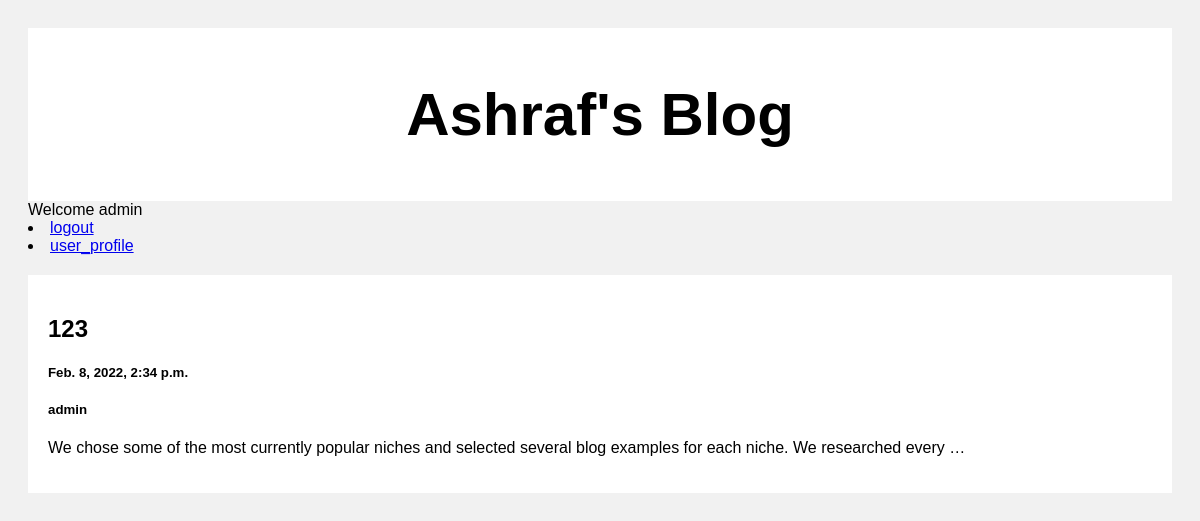
The app's page / (signed in) with its own data.
### blog_post/models.py (models this page shows)
class Post(models.Model):
    title = models.CharField(max_length=100)
    body = models.CharField(max_length=1000000000)
    created_at = models.DateTimeField(default=datetime.now,blank=True)
    author = models.ForeignKey(User,default=1,null=True,on_delete=models.SET_NULL)

### blog_post/views.py (the view)
# urls.py: path('',views.index,name='index'),
def index(request):
    posts = Post.objects.all()
    return render(request,'index.html',{'posts':posts})

### templates/index.html (shortened to what this page needs)
<!DOCTYPE html>
<html>
<head>
</head>
<body>
<div class="header">
  <h2>Ashraf's Blog</h2>
</div>
{% if user.is_authenticated %}
    Welcome {{user.username}} <br>
    {% else %}
    Welcome Login or Signup<br>
    {% endif %}
{% if user.is_authenticated %}
<li><a  href="logout"> logout</a></li>
<li><a  href="user_profile"> user_profile</a></li>
{% else %}
<li><a  href="login"> Login </a></li>
<li><a  href="register"> Signup </a></li>
{% endif %}
<div class="row">
  <div class="leftcolumn">
    {% for post in posts reversed %}
    <div class="card">
      <a style="text-decoration: none; color: black;" href="/post/{{post.id}}">
        <h2>{{post.title}}</h2>
        <h5>{{post.created_at}}</h5>
        <h5>{{post.author}}</h5>
        <p>{{post.body|truncatewords:20}}</p>
      </a>
    </div>
    {% endfor %}
  </div>
</div>
</body>
</html>

### templates/index.html (style rules this page uses)
* { box-sizing: border-box; }
body { font-family: Arial; padding: 20px; background: #f1f1f1; }
.header { padding: 2px; font-size: 40px; text-align: center; background: white; }
.leftcolumn { float: left; width: 100%; }
.card { background-color: white; padding: 20px; margin-top: 20px; }
.row:after { content: ""; display: table; clear: both; }

### records on screen
Post: title "123", created_at "Feb. 8, 2022, 2:34 p.m.", author "admin", body "We chose some of the most currently popular niches and selected several blog examples for each niche. We researched every …"

### other values on screen
{{ user.username }} "admin"
